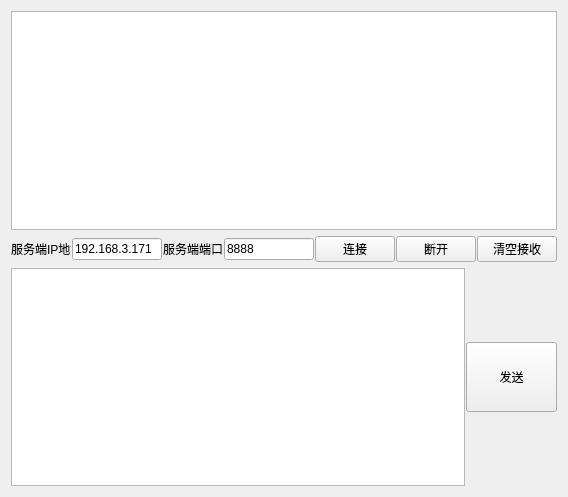
<?xml version="1.0" encoding="UTF-8"?>
<ui version="4.0">
 <class>Widget</class>
 <widget class="QWidget" name="Widget">
  <property name="geometry">
   <rect>
    <x>0</x>
    <y>0</y>
    <width>568</width>
    <height>497</height>
   </rect>
  </property>
  <property name="windowTitle">
   <string>网络调试助手客户端 -小周出品</string>
  </property>
  <layout class="QVBoxLayout" name="verticalLayout">
   <item>
    <widget class="QTextEdit" name="textEdit_Rev"/>
   </item>
   <item>
    <layout class="QHBoxLayout" name="horizontalLayout_5" stretch="1,1,1">
     <property name="spacing">
      <number>1</number>
     </property>
     <item>
      <layout class="QHBoxLayout" name="horizontalLayout">
       <item>
        <widget class="QLabel" name="label">
         <property name="maximumSize">
          <size>
           <width>60</width>
           <height>16777215</height>
          </size>
         </property>
         <property name="text">
          <string>服务端IP地址</string>
         </property>
        </widget>
       </item>
       <item>
        <widget class="QLineEdit" name="lineEdit_IPAddr">
         <property name="maximumSize">
          <size>
           <width>16777215</width>
           <height>16777215</height>
          </size>
         </property>
         <property name="text">
          <string>192.168.3.171</string>
         </property>
        </widget>
       </item>
      </layout>
     </item>
     <item>
      <layout class="QHBoxLayout" name="horizontalLayout_3" stretch="1,3">
       <property name="spacing">
        <number>1</number>
       </property>
       <item>
        <widget class="QLabel" name="label_2">
         <property name="maximumSize">
          <size>
           <width>60</width>
           <height>16777215</height>
          </size>
         </property>
         <property name="text">
          <string>服务端端口</string>
         </property>
        </widget>
       </item>
       <item>
        <widget class="QLineEdit" name="lineEdit_Port">
         <property name="maximumSize">
          <size>
           <width>16777215</width>
           <height>16777215</height>
          </size>
         </property>
         <property name="text">
          <string>8888</string>
         </property>
        </widget>
       </item>
      </layout>
     </item>
     <item>
      <layout class="QHBoxLayout" name="horizontalLayout_4">
       <property name="spacing">
        <number>1</number>
       </property>
       <item>
        <widget class="QPushButton" name="btnConnect">
         <property name="minimumSize">
          <size>
           <width>80</width>
           <height>0</height>
          </size>
         </property>
         <property name="maximumSize">
          <size>
           <width>16777215</width>
           <height>16777215</height>
          </size>
         </property>
         <property name="text">
          <string>连接</string>
         </property>
        </widget>
       </item>
       <item>
        <widget class="QPushButton" name="btndiscon">
         <property name="minimumSize">
          <size>
           <width>80</width>
           <height>0</height>
          </size>
         </property>
         <property name="maximumSize">
          <size>
           <width>16777215</width>
           <height>16777215</height>
          </size>
         </property>
         <property name="text">
          <string>断开</string>
         </property>
        </widget>
       </item>
       <item>
        <widget class="QPushButton" name="pushButton_clear">
         <property name="text">
          <string>清空接收</string>
         </property>
        </widget>
       </item>
      </layout>
     </item>
    </layout>
   </item>
   <item>
    <layout class="QHBoxLayout" name="horizontalLayout_2" stretch="5,1">
     <property name="spacing">
      <number>1</number>
     </property>
     <item>
      <widget class="QTextEdit" name="textEdit_Send"/>
     </item>
     <item>
      <widget class="QPushButton" name="pushButton">
       <property name="minimumSize">
        <size>
         <width>70</width>
         <height>70</height>
        </size>
       </property>
       <property name="maximumSize">
        <size>
         <width>10000</width>
         <height>70</height>
        </size>
       </property>
       <property name="text">
        <string>发送</string>
       </property>
      </widget>
     </item>
    </layout>
   </item>
  </layout>
 </widget>
 <resources/>
 <connections/>
</ui>
